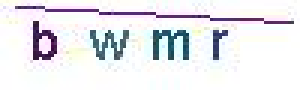
#> input picture Verification/2.png, 100 x 30 px (shown 3 times larger)
$ python 1.py
#> lines starting #> are read from the running program, lines starting #| are printed output that depends on the picture
# coding:utf-8
import sys, os
from PIL import Image, ImageDraw


# 二值判断,如果确认是噪声,用改点的上面一个点的灰度进行替换
# 该函数也可以改成RGB判断的,具体看需求如何
def getPixel(image, x, y, G, N):
    L = image.getpixel((x, y))
    if L > G:
        L = True
    else:
        L = False

    nearDots = 0
    if L == (image.getpixel((x - 1, y - 1)) > G):
        nearDots += 1
    if L == (image.getpixel((x - 1, y)) > G):
        nearDots += 1
    if L == (image.getpixel((x - 1, y + 1)) > G):
        nearDots += 1
    if L == (image.getpixel((x, y - 1)) > G):
        nearDots += 1
    if L == (image.getpixel((x, y + 1)) > G):
        nearDots += 1
    if L == (image.getpixel((x + 1, y - 1)) > G):
        nearDots += 1
    if L == (image.getpixel((x + 1, y)) > G):
        nearDots += 1
    if L == (image.getpixel((x + 1, y + 1)) > G):
        nearDots += 1

    if nearDots < N:
        return image.getpixel((x, y - 1))
    else:
        return None

        # 降噪


# 根据一个点A的RGB值，与周围的8个点的RBG值比较，设定一个值N（0 <N <8），当A的RGB值与周围8个点的RGB相等数小于N时，此点为噪点
# G: Integer 图像二值化阀值
# N: Integer 降噪率 0 <N <8
# Z: Integer 降噪次数
# 输出
#  0：降噪成功
#  1：降噪失败
def clearNoise(image, G, N, Z):
    draw = ImageDraw.Draw(image)

    for i in range(0, Z):
        for x in range(1, image.size[0] - 1):
            for y in range(1, image.size[1] - 1):
                color = getPixel(image, x, y, G, N)
                if color != None:
                    draw.point((x, y), color)
                    # 测试代码


def main():
    # 打开图片
    image = Image.open("2.png")
#> image is the input picture: PIL image 100x30 RGB; mean R, G, B 232.1, 232.1, 236.2

    # 将图片转换成灰度图片
    image = image.convert("L")
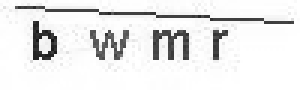
#> image: PIL image 100x30 L (shown 3 times larger); min 18, max 255, mean 232.6

    # 去噪,G = 50,N = 4,Z = 4
    clearNoise(image, 50, 4, 4)
#> the loop in clearNoise, `for i in range(0, Z):` made 4 passes

    # 保存图片
    image.save("f2.png")

if __name__ == '__main__':
    main()
